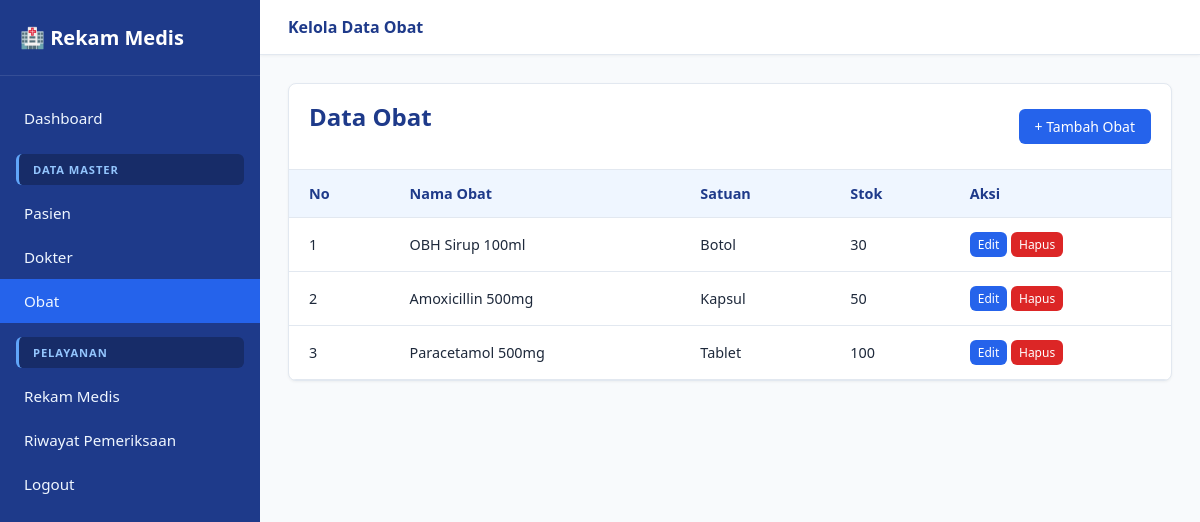
The page /obat/index.php on the database its author committed.
### tables this page shows
CREATE TABLE IF NOT EXISTS obat (
    id_obat INT AUTO_INCREMENT PRIMARY KEY,
    nama_obat VARCHAR(100) NOT NULL,
    satuan VARCHAR(30) NOT NULL,
    stok INT NOT NULL DEFAULT 0
);

### obat/index.php (the view, shortened to what this page needs)
<?php
require_once '../koneksi.php';
$query = mysqli_query($koneksi, "SELECT * FROM obat ORDER BY id_obat DESC");
?>
<!DOCTYPE html>
<html lang="id">
<head>
    <link rel="stylesheet" href="../assets/css/style.css">
</head>
<body>
    <aside class="sidebar" id="sidebar">
        <div class="sidebar-header">🏥 Rekam Medis</div>
        <ul class="sidebar-menu">
            <li><a href="../dashboard.php">Dashboard</a></li>
            <div class="menu-category">Data Master</div>
            <li><a href="../pasien/index.php">Pasien</a></li>
            <li><a href="../dokter/index.php">Dokter</a></li>
            <li><a href="index.php" class="active">Obat</a></li>
            <div class="menu-category">Pelayanan</div>
            <li><a href="../rekam_medis/index.php">Rekam Medis</a></li>
            <li><a href="../riwayat/index.php">Riwayat Pemeriksaan</a></li>
            <li><a href="../logout.php">Logout</a></li>
        </ul>
    </aside>
    <div class="main-content">
        <nav class="navbar">
            <div style="font-weight: 600; color: #1E3A8A;">Kelola Data Obat</div>
        </nav>
        <main class="container">
            <div class="table-container">
                <div class="table-header">
                    <h2>Data Obat</h2>
                    <a href="tambah.php" class="btn btn-primary">+ Tambah Obat</a>
                </div>
                <table>
                    <thead>
                        <tr>
                            <th>No</th>
                            <th>Nama Obat</th>
                            <th>Satuan</th>
                            <th>Stok</th>
                            <th>Aksi</th>
                        </tr>
                    </thead>
                    <tbody>
                        <?php $no = 1; while ($row = mysqli_fetch_assoc($query)): ?>
                        <tr>
                            <td><?= $no++; ?></td>
                            <td><?= htmlspecialchars($row['nama_obat']); ?></td>
                            <td><?= htmlspecialchars($row['satuan']); ?></td>
                            <td><?= $row['stok']; ?></td>
                            <td>
                                <a href="edit.php?id=<?= $row['id_obat']; ?>" class="btn btn-primary" style="padding: 4px 8px; font-size: 0.75rem;">Edit</a>
                                <button onclick="konfirmasiHapus('hapus.php?id=<?= $row['id_obat']; ?>')" class="btn btn-danger" style="padding: 4px 8px; font-size: 0.75rem;">Hapus</button>
                            </td>
                        </tr>
                        <?php endwhile; ?>
                    </tbody>
                </table>
            </div>
        </main>
    </div>
</body>
</html>

### assets/css/style.css (style rules this page uses)
* { margin: 0; padding: 0; box-sizing: border-box; font-family: 'Segoe UI', Tahoma, Geneva, Verdana, sans-serif; }
body { background-color: #F8FAFC; color: #1E293B; display: flex; min-height: 100vh; }
.sidebar { width: 260px; background-color: #1E3A8A; color: #FFFFFF; transition: all 0.3s ease; display: flex; flex-direction: column; position: fixed; height: 100vh; z-index: 1000; }
.sidebar-header { padding: 24px 20px; font-size: 1.25rem; font-weight: bold; border-bottom: 1px solid rgba(255, 255, 255, 0.1); display: flex; align-items: center; gap: 10px; }
.sidebar-menu { list-style: none; padding: 20px 0; flex-grow: 1; }
.sidebar-menu li a { display: flex; align-items: center; padding: 12px 24px; color: #EFF6FF; text-decoration: none; font-size: 0.95rem; transition: background 0.2s; }
.sidebar-menu li a:hover, .sidebar-menu li a.active { background-color: #2563EB; }
.menu-category { padding: 8px 14px; margin: 14px 16px 6px 16px; font-size: 0.7rem; text-transform: uppercase; color: #93C5FD; font-weight: 700; letter-spacing: 0.08em; background-color: rgba(0, 0, 0, 0.25); border-radius: 6px; border-left: 3px solid #60A5FA; cursor: default; user-select: none; }
.main-content { margin-left: 260px; flex: 1; display: flex; flex-direction: column; min-width: 0; }
.navbar { background-color: #FFFFFF; padding: 16px 28px; display: flex; justify-content: space-between; align-items: center; box-shadow: 0 1px 3px rgba(0, 0, 0, 0.05); border-bottom: 1px solid #E2E8F0; }
.container { padding: 28px; }
h2 { color: #1E3A8A; margin-bottom: 20px; font-size: 1.5rem; }
.table-container { background: #FFFFFF; border-radius: 8px; border: 1px solid #E2E8F0; box-shadow: 0 1px 3px rgba(0, 0, 0, 0.05); overflow-x: auto; }
.btn { display: inline-block; padding: 8px 16px; border-radius: 6px; text-decoration: none; font-size: 0.875rem; font-weight: 500; cursor: pointer; border: none; transition: opacity 0.2s; }
.btn-primary { background-color: #2563EB; color: #FFFFFF; }
.btn-danger { background-color: #DC2626; color: #FFFFFF; }
.table-header { padding: 16px 20px; display: flex; justify-content: space-between; align-items: center; border-bottom: 1px solid #E2E8F0; }
table { width: 100%; border-collapse: collapse; text-align: left; }
th, td { padding: 14px 20px; border-bottom: 1px solid #E2E8F0; font-size: 0.9rem; }
th { background-color: #EFF6FF; color: #1E3A8A; font-weight: 600; }

### rows shown on the page
obat: nama_obat "OBH Sirup 100ml", satuan "Botol", stok "30"
obat: nama_obat "Amoxicillin 500mg", satuan "Kapsul", stok "50"
obat: nama_obat "Paracetamol 500mg", satuan "Tablet", stok "100"
